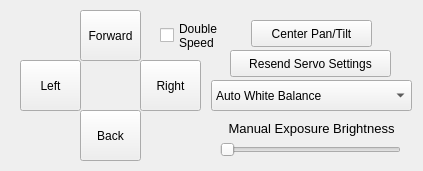
<?xml version="1.0" encoding="UTF-8"?>
<ui version="4.0">
 <class>PanTiltControls</class>
 <widget class="QWidget" name="PanTiltControls">
  <property name="geometry">
   <rect>
    <x>0</x>
    <y>0</y>
    <width>423</width>
    <height>171</height>
   </rect>
  </property>
  <property name="windowTitle">
   <string>Form</string>
  </property>
  <widget class="QPushButton" name="pushButton_5">
   <property name="geometry">
    <rect>
     <x>80</x>
     <y>110</y>
     <width>61</width>
     <height>51</height>
    </rect>
   </property>
   <property name="text">
    <string>Back</string>
   </property>
  </widget>
  <widget class="QPushButton" name="pushButton_6">
   <property name="geometry">
    <rect>
     <x>20</x>
     <y>60</y>
     <width>61</width>
     <height>51</height>
    </rect>
   </property>
   <property name="text">
    <string>Left</string>
   </property>
  </widget>
  <widget class="QPushButton" name="pushButton_7">
   <property name="geometry">
    <rect>
     <x>80</x>
     <y>10</y>
     <width>61</width>
     <height>51</height>
    </rect>
   </property>
   <property name="text">
    <string>Forward</string>
   </property>
  </widget>
  <widget class="QPushButton" name="pushButton_8">
   <property name="geometry">
    <rect>
     <x>140</x>
     <y>60</y>
     <width>61</width>
     <height>51</height>
    </rect>
   </property>
   <property name="text">
    <string>Right</string>
   </property>
  </widget>
  <widget class="QPushButton" name="pushButton">
   <property name="geometry">
    <rect>
     <x>251</x>
     <y>20</y>
     <width>121</width>
     <height>27</height>
    </rect>
   </property>
   <property name="text">
    <string>Center Pan/Tilt</string>
   </property>
  </widget>
  <widget class="QComboBox" name="comboBox">
   <property name="geometry">
    <rect>
     <x>211</x>
     <y>80</y>
     <width>201</width>
     <height>31</height>
    </rect>
   </property>
   <item>
    <property name="text">
     <string>Auto White Balance</string>
    </property>
   </item>
   <item>
    <property name="text">
     <string>Indoor White Balance</string>
    </property>
   </item>
   <item>
    <property name="text">
     <string>Outdoor White Balance</string>
    </property>
   </item>
   <item>
    <property name="text">
     <string>One Push White Balance</string>
    </property>
   </item>
   <item>
    <property name="text">
     <string>Auto Tracing White Balance</string>
    </property>
   </item>
   <item>
    <property name="text">
     <string>Full Auto Exposure</string>
    </property>
   </item>
   <item>
    <property name="text">
     <string>Bright Auto Exposure</string>
    </property>
   </item>
  </widget>
  <widget class="QLabel" name="label">
   <property name="geometry">
    <rect>
     <x>211</x>
     <y>120</y>
     <width>201</width>
     <height>17</height>
    </rect>
   </property>
   <property name="text">
    <string>&lt;!DOCTYPE HTML PUBLIC &quot;-//W3C//DTD HTML 4.0//EN&quot; &quot;http://www.w3.org/TR/REC-html40/strict.dtd&quot;&gt;
&lt;html&gt;&lt;head&gt;&lt;meta name=&quot;qrichtext&quot; content=&quot;1&quot; /&gt;&lt;style type=&quot;text/css&quot;&gt;
p, li { white-space: pre-wrap; }
&lt;/style&gt;&lt;/head&gt;&lt;body style=&quot; font-family:'Sans'; font-size:10pt; font-weight:400; font-style:normal;&quot;&gt;
&lt;p align=&quot;center&quot; style=&quot; margin-top:0px; margin-bottom:0px; margin-left:0px; margin-right:0px; -qt-block-indent:0; text-indent:0px;&quot;&gt;Manual Exposure Brightness&lt;/p&gt;&lt;/body&gt;&lt;/html&gt;</string>
   </property>
  </widget>
  <widget class="QSlider" name="horizontalSlider">
   <property name="geometry">
    <rect>
     <x>220</x>
     <y>140</y>
     <width>181</width>
     <height>20</height>
    </rect>
   </property>
   <property name="orientation">
    <enum>Qt::Horizontal</enum>
   </property>
  </widget>
  <widget class="QPushButton" name="pushButton_2">
   <property name="geometry">
    <rect>
     <x>230</x>
     <y>50</y>
     <width>161</width>
     <height>27</height>
    </rect>
   </property>
   <property name="text">
    <string>Resend Servo Settings</string>
   </property>
  </widget>
  <widget class="QCheckBox" name="checkBox">
   <property name="geometry">
    <rect>
     <x>160</x>
     <y>20</y>
     <width>71</width>
     <height>31</height>
    </rect>
   </property>
   <property name="text">
    <string>Double
Speed</string>
   </property>
  </widget>
 </widget>
 <resources/>
 <connections/>
</ui>
